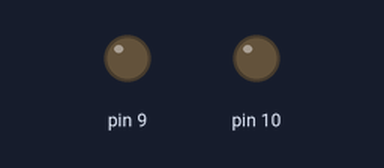
The program below on a simulated Arduino Uno, built with avr-gcc and run on an emulated ATmega328P. Shown: output pins drawn as LEDs (lit = HIGH).

Above: at 0.16 s.
Timing chart, 0 to 0.8 s (numbered marks = the images above):
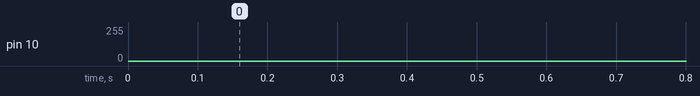

The program:

main.cpp
```````````cpp
/**************************************************************************/
/*  main.cpp                                                              */
/**************************************************************************/
/*                          Author: Atick Faisal                          */
/*                           https://atick.dev/                           */
/**************************************************************************/
/* Copyright (c) 2023-present Atick Faisal                                */
/*                                                                        */
/* Permission is hereby granted, free of charge, to any person obtaining  */
/* a copy of this software and associated documentation files (the        */
/* "Software"), to deal in the Software without restriction, including    */
/* without limitation the rights to use, copy, modify, merge, publish,    */
/* distribute, sublicense, and/or sell copies of the Software, and to     */
/* permit persons to whom the Software is furnished to do so, subject to  */
/* the following conditions:                                              */
/*                                                                        */
/* The above copyright notice and this permission notice shall be         */
/* included in all copies or substantial portions of the Software.        */
/*                                                                        */
/* THE SOFTWARE IS PROVIDED "AS IS", WITHOUT WARRANTY OF ANY KIND,        */
/* EXPRESS OR IMPLIED, INCLUDING BUT NOT LIMITED TO THE WARRANTIES OF     */
/* MERCHANTABILITY, FITNESS FOR A PARTICULAR PURPOSE AND NONINFRINGEMENT. */
/* IN NO EVENT SHALL THE AUTHORS OR COPYRIGHT HOLDERS BE LIABLE FOR ANY   */
/* CLAIM, DAMAGES OR OTHER LIABILITY, WHETHER IN AN ACTION OF CONTRACT,   */
/* TORT OR OTHERWISE, ARISING FROM, OUT OF OR IN CONNECTION WITH THE      */
/* SOFTWARE OR THE USE OR OTHER DEALINGS IN THE SOFTWARE.                 */
/**************************************************************************/

#include <Arduino.h>
#include <avr/interrupt.h>
#include <avr/io.h>
#include <math.h>

#define XTAL_FREQ 16000000
#define INVERTER_FREQ 50
#define STEPS_IN_SINE 200

void __init_registers(void);
void __gen_sin_values(void);

unsigned int max_cycle = (XTAL_FREQ / (INVERTER_FREQ * STEPS_IN_SINE));
const unsigned int half_wave_steps = (int)(STEPS_IN_SINE / 2);

unsigned int sin_half[half_wave_steps];

unsigned int count = 0;
byte toggle_tccr1a = 0x00;

void setup() {
    __gen_sin_values();
    __init_registers();
}

void loop() { ; }

void __init_registers(void) {
    /*
     * TCCR1A register
     * +---------------------------------------------------------------+
     * |    7   |    6   |    5   |    4   |  3  |  2  |   1   |   0   |
     * +---------------------------------------------------------------+
     * | COM1A1 | COM1A0 | COM1B1 | COM1B0 |  -  |  -  | WGM11 | WGM10 |
     * +---------------------------------------------------------------+
     * TCCR1B register
     * +---------------------------------------------------------------+
     * |    7   |    6   |    5   |    4   |  3  |  2  |   1   |   0   |
     * +---------------------------------------------------------------+
     * |  ICNC1 |  ICES1 |    -   |  WGM13 |WGM12|CS12 | CS11  | WGM10 |
     * +---------------------------------------------------------------+
     */

    //-------Initialize the registers with zeros-----//
    TCCR1A = 0b00000000;
    TCCR1B = 0b00000000;
    TIMSK1 = 0b00000000;
    /*
     * Set Dual Compare Output mode (initially only COM1A1)
     * +----------------------------------------------------+
     * | COM1A1/COM1B1 | COM1A0/COM1B0 |     DESCRIPTION    |
     * +----------------------------------------------------+
     * |        1      |        0      |  ClEAR OC1A/OC1B   |
     * +----------------------------------------------------+
     */

    TCCR1A |= (1 << COM1A1);
    // TCCR1A |= (1 << COM1B1);
    TCCR1A &= ~(1 << COM1A0);
    // TCCR1A |= (1 << COM1B0);

    //------ set the toggle byte to switch between COM1A1 and COM1B1-----//
    toggle_tccr1a |= (1 << COM1A1);
    toggle_tccr1a |= (1 << COM1B1);

    /*
     * Waveform Generation Mode 14 (page 136)
     * +-------------------------------------------------------------+
     * | WGM13 | WGM12 | WGM11 | WGM10 |   TOP   | UPDATE | TOV1FLAG |
     * +-------------------------------------------------------------+
     * |   1   |   1   |   1   |   0   |  OCR1A  | BOTTOM |   TOP    |
     * +-------------------------------------------------------------+
     */

    TCCR1A &= ~(1 << WGM10);
    TCCR1A |= (1 << WGM11);
    TCCR1B |= (1 << WGM12);
    TCCR1B |= (1 << WGM13);

    /*
     *  Set prescalar for timer 1 (page 137)
     *  +--------------------------------+
     *  | CS12 | CS11 | CS10 | PRESCALAR |
     *  +--------------------------------+
     *  |  0   |  0   |  1   | NO PSCLR  |
     *  +--------------------------------+
     */

    TCCR1B |= (1 << CS10);
    TCCR1B &= ~(1 << CS11);
    TCCR1B &= ~(1 << CS12);

    //--------Enable overflow interrupt--------//
    TIMSK1 |= (1 << TOIE1);

    //--------Set TOP value--------//
    ICR1 = max_cycle;
    /*
     * TIMER1 value
     *        /|     /|     /|``````````TOP_VALUE
     *       / |    / |    / |
     * -----/--|---/--|---/--|----------OCR1A/OCR1B
     *     /   |  /   |  /   |
     *    /    | /    | /    |
     *   /     |/     |/     |__________BOTTOM_VALUE
     *      TIME ------>
     *
     *  OC1A/OC1B (PB1/PB2) pin output
     *  +--+   +--+   +--+   + `````````5V
     *  |  |   |  |   |  |   |
     *  |  |   |  |   |  |   |
     *  +  +---+  +---+  +---+__________0V
     *      TIME ------>
     */

    //--------Enable Global Interrupt----------//
    sei();

    /*----------------set output pin------------------*/
    /* OC1A (PB1) is cleared when timer reaches OCR1A
     * OC1B (PB2) is clearde when timer reaches OCR1B */

    DDRB |= (1 << PB1);
    DDRB |= (1 << PB2);
}

void __gen_sin_values(void) {
    //----------Generate values----------//
    for (int i = 0; i < half_wave_steps; i++) {
        double sin_value = sin(2 * M_PI * (i) / STEPS_IN_SINE);
        int clk_cycle = (int)(sin_value * max_cycle);
        sin_half[i] = clk_cycle;
    }
}

ISR(TIMER1_OVF_vect) {
    /*
     * High time values loaded in OCR1A:B are buffered
     * This is due to the execution time of the ISR
     * But TCCR1A changes immediately
     * which might clear the high values stored in OCCR1A:B
     * So we delay 1 ISR cycle before changing TCCR1A
     */

    static bool delay_isr_cycle = false;

    if (delay_isr_cycle) {
        //----- switch between COM1A1 and COM1B1------//
        TCCR1A ^= toggle_tccr1a;
        delay_isr_cycle = false;
    } else if (count >= half_wave_steps) {
        //--------reset conuter on overflow------//
        count = 0;
        delay_isr_cycle = true;
    }

    //------------set sine wave values into compare registers-------------//
    OCR1A = sin_half[count];
    OCR1B = sin_half[count];
    count++;
}
```````````
